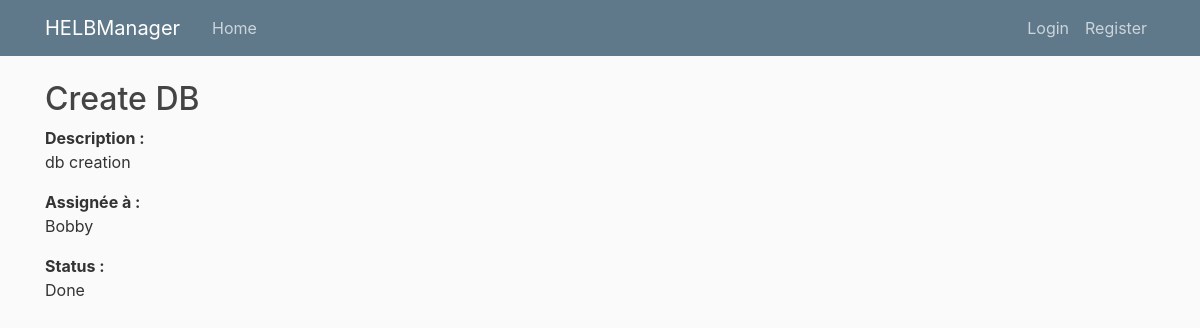
The page /task/15/ on the database its author committed.
### blog/models.py (models this page shows, shortened)
class Task(models.Model):
    STATUS_CHOICES = (
        ('TODO', 'TODO'),
        ('In progress', 'In progress'),
        ('Done', 'Done'),
        ('In revision', 'In revision'),
    )
    status = models.CharField(max_length=50, choices=STATUS_CHOICES, default='TODO')
    project= models.ForeignKey(Post, on_delete=models.CASCADE)
    title = models.CharField(max_length=200, default="Titre par défaut")
    description =models.TextField()
    date_posted = models.DateTimeField(default=timezone.now)
    assigned_to = models.ForeignKey(User, on_delete=models.CASCADE, related_name="tasks", default=9)

### blog/views.py (the view)
# urls.py: path('task/<int:pk>/', TaskDetailView.as_view(), name='task-detail'),
class TaskDetailView(DetailView):
    model = Task
    template_name = 'blog/task_detail.html'  # <--- Assume your app name is 'blog'
    context_object_name = 'task'

### blog/templates/blog/task_detail.html
{% extends "blog/base.html" %}
{% block content %}
<div class="task-detail-container">
    <h2>{{ task.title }}</h2>
    <div class="task-detail">
        <strong>Description :</strong>
        <p>{{ task.description }}</p>
    </div>
    <div class="task-assignee">
        <strong>Assignée à :</strong>
        <p>{{ task.assigned_to.username }}</p>
    </div>
    <div class="task-status">
        <strong>Status :</strong>
        <p>{{ task.status }}</p>
    </div>
</div>
{% endblock %}

### blog/static/blog/main.css (style rules this page uses)
body { background: #fafafa; color: #333333; margin-top: 5rem; }
h1, h2, h3, h4, h5, h6 { color: #444444; }

### rows shown on the page
Task: title "Create DB", description "db creation", assigned_to.username "Bobby", status "Done"
